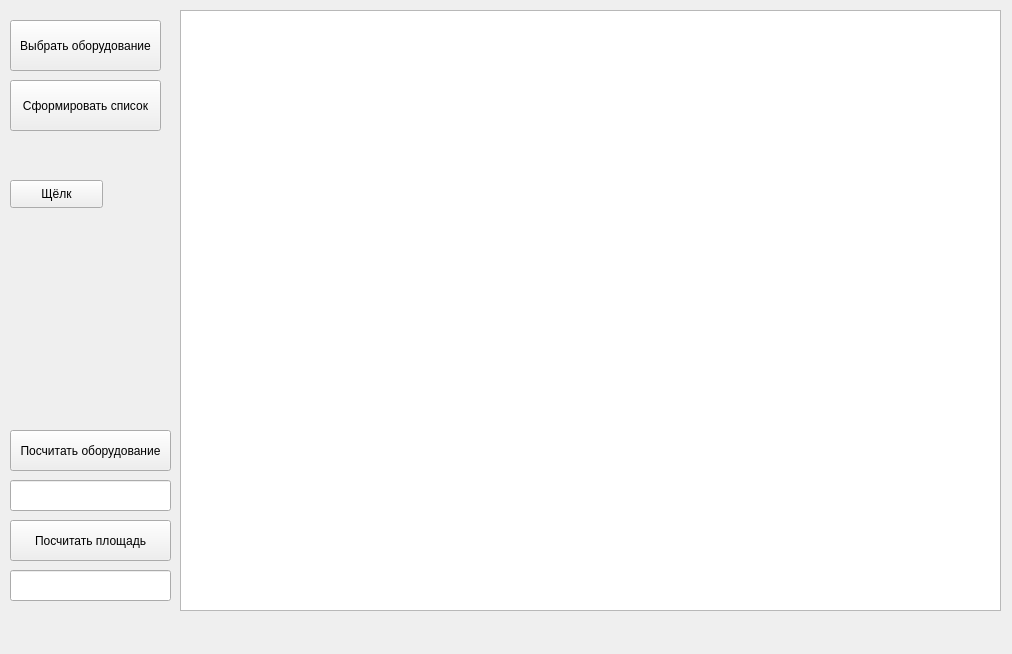
<?xml version="1.0" encoding="UTF-8"?>
<ui version="4.0">
 <class>MainWindow</class>
 <widget class="QMainWindow" name="MainWindow">
  <property name="geometry">
   <rect>
    <x>0</x>
    <y>0</y>
    <width>1012</width>
    <height>654</height>
   </rect>
  </property>
  <property name="windowTitle">
   <string>Редактор расстановки</string>
  </property>
  <widget class="QWidget" name="centralwidget">
   <widget class="QPushButton" name="choseobjBut">
    <property name="geometry">
     <rect>
      <x>10</x>
      <y>20</y>
      <width>151</width>
      <height>51</height>
     </rect>
    </property>
    <property name="text">
     <string>Выбрать оборудование</string>
    </property>
   </widget>
   <widget class="QGraphicsView" name="TPlan">
    <property name="geometry">
     <rect>
      <x>180</x>
      <y>10</y>
      <width>821</width>
      <height>601</height>
     </rect>
    </property>
   </widget>
   <widget class="QPushButton" name="createlistBut">
    <property name="geometry">
     <rect>
      <x>10</x>
      <y>80</y>
      <width>151</width>
      <height>51</height>
     </rect>
    </property>
    <property name="text">
     <string>Сформировать список</string>
    </property>
   </widget>
   <widget class="QPushButton" name="countBut">
    <property name="geometry">
     <rect>
      <x>10</x>
      <y>430</y>
      <width>161</width>
      <height>41</height>
     </rect>
    </property>
    <property name="text">
     <string>Посчитать оборудование</string>
    </property>
   </widget>
   <widget class="QLineEdit" name="countLine">
    <property name="geometry">
     <rect>
      <x>10</x>
      <y>480</y>
      <width>161</width>
      <height>31</height>
     </rect>
    </property>
   </widget>
   <widget class="QLineEdit" name="areaLine">
    <property name="geometry">
     <rect>
      <x>10</x>
      <y>570</y>
      <width>161</width>
      <height>31</height>
     </rect>
    </property>
    <property name="text">
     <string/>
    </property>
   </widget>
   <widget class="QPushButton" name="areaBut">
    <property name="geometry">
     <rect>
      <x>10</x>
      <y>520</y>
      <width>161</width>
      <height>41</height>
     </rect>
    </property>
    <property name="text">
     <string>Посчитать площадь</string>
    </property>
   </widget>
   <widget class="QPushButton" name="tempBut">
    <property name="geometry">
     <rect>
      <x>10</x>
      <y>180</y>
      <width>93</width>
      <height>28</height>
     </rect>
    </property>
    <property name="text">
     <string>Щёлк</string>
    </property>
   </widget>
  </widget>
  <widget class="QMenuBar" name="menubar">
   <property name="geometry">
    <rect>
     <x>0</x>
     <y>0</y>
     <width>1012</width>
     <height>26</height>
    </rect>
   </property>
  </widget>
 </widget>
 <resources/>
 <connections/>
</ui>
